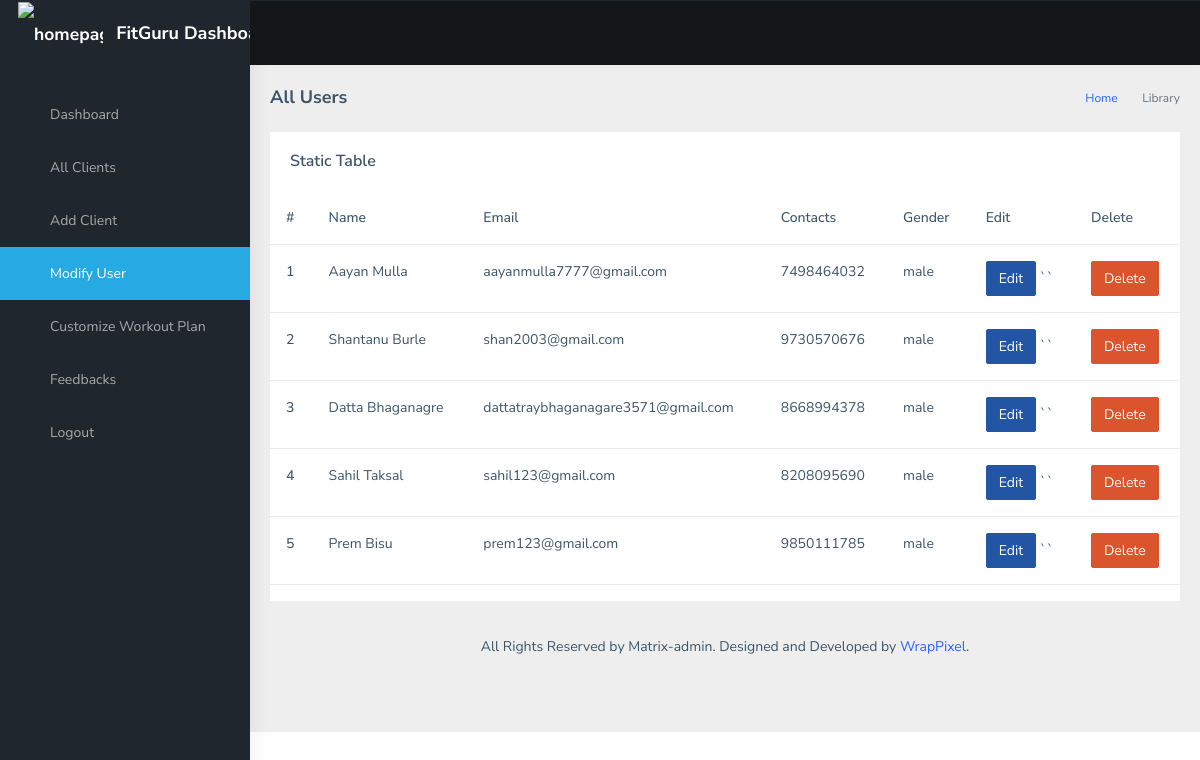
The app's page /modifyuser/ with its own data.
### application/models.py (models this page shows, shortened)
class verfiedusers(models.Model):
    name = models.CharField(max_length=255)
    email = models.EmailField(max_length=255)
    phone = models.CharField(max_length=10)
    gender = models.CharField(max_length=10)

### application/views.py (the view)
# urls.py: path('modifyuser/', views.modifyuser, name='modifyuser'),
def modifyuser(request):
    infoadmin = verfiedusers.objects.all()
    alldata = {'allinformation':infoadmin}
    return render(request, 'admin_dashboard/html/modifyuser.html',alldata)

### templates/admin_dashboard/html/modifyuser.html (shortened to what this page needs)
{% load static %}
<!DOCTYPE html>
<html dir="ltr" lang="en">
  <head>
    <link href="{% static 'dashboard/assets/libs/flot/css/float-chart.css' %}" rel="stylesheet" />
    <link href="{% static 'dashboard/dist/css/style.min.css' %}" rel="stylesheet" />
  </head>
  <body>
    <div
      id="main-wrapper"
      data-layout="vertical"
      data-navbarbg="skin5"
      data-sidebartype="full"
      data-sidebar-position="absolute"
      data-header-position="absolute"
      data-boxed-layout="full"
    >
      <header class="topbar" data-navbarbg="skin5">
        <nav class="navbar top-navbar navbar-expand-md navbar-dark">
          <div class="navbar-header" data-logobg="skin5">
            <a class="navbar-brand" href="index.html">
              <b class="logo-icon ps-2">
                <img
                  src="{% static 'assets/img/logo.jpg' %}"
                  alt="homepage"
                  class="light-logo"
                  width="25"
                />
              </b>
              <span class="logo-text ms-2">
                 <h4 style="padding-top:10px;">FitGuru Dashboard</h4>
              </span>
            </a>
          </div>
          <div
            class="navbar-collapse collapse"
            id="navbarSupportedContent"
            data-navbarbg="skin5"
          >
            <ul class="navbar-nav float-start me-auto">
              <li class="nav-item d-none d-lg-block">
                <a
                  class="nav-link sidebartoggler waves-effect waves-light"
                  href="javascript:void(0)"
                  data-sidebartype="mini-sidebar"
                  ><i class="mdi mdi-menu font-24"></i
                ></a>
              </li>
            </ul>
          </div>
        </nav>
      </header>
      <aside class="left-sidebar" data-sidebarbg="skin5">
        <div class="scroll-sidebar">
          <nav class="sidebar-nav">
            <ul id="sidebarnav" class="pt-4">
              <li class="sidebar-item">
                <a
                  class="sidebar-link waves-effect waves-dark sidebar-link"
                  href="{% url 'dashboard' %}"
                  aria-expanded="false"
                  ><i class="mdi mdi-view-dashboard"></i
                  ><span class="hide-menu">Dashboard</span></a
                >
              </li>
              <li class="sidebar-item">
                <a class="sidebar-link waves-effect waves-dark sidebar-link"
                  href="{% url 'alluser' %}"
                  aria-expanded="false"
                  ><i class="mdi mdi-chart-bar"></i
                  ><span class="hide-menu">All Clients</span></a>
              </li>
              <li class="sidebar-item">
                <a class="sidebar-link waves-effect waves-dark sidebar-link"
                  href="{% url 'adduser' %}"
                  aria-expanded="false"
                  ><i class="mdi mdi-chart-bar"></i
                  ><span class="hide-menu">Add Client</span></a>
              </li>
              <li class="sidebar-item">
                <a
                  class="sidebar-link waves-effect waves-dark sidebar-link"
                  href="{% url 'modifyuser' %}"
                  aria-expanded="false"
                  ><i class="mdi mdi-chart-bubble"></i
                  ><span class="hide-menu">Modify User</span></a
                >
              </li>
              <li class="sidebar-item">
                <a
                  class="sidebar-link waves-effect waves-dark sidebar-link"
                  href="{% url 'precustomplan' %}"
                  aria-expanded="false"
                  ><i class="mdi mdi-blur-linear"></i
                  ><span class="hide-menu">Customize Workout Plan </span></a
                >
              </li>
              <li class="sidebar-item">
                <a
                  class="sidebar-link waves-effect waves-dark sidebar-link"
                  href="{% url 'feedbacks' %}"
                  aria-expanded="false"
                  ><i class="mdi mdi-blur-linear"></i
                  ><span class="hide-menu">Feedbacks </span></a
                >
              </li>
              <li class="sidebar-item">
                <a
                  class="sidebar-link waves-effect waves-dark sidebar-link"
                  href="{% url 'logout' %}"
                  aria-expanded="false"
                  ><i class="mdi mdi-relative-scale"></i
                  ><span class="hide-menu">Logout</span></a
                >
              </li>
          </nav>
        </div>
      </aside>
      <div class="page-wrapper">
        <div class="page-breadcrumb">
          <div class="row">
            <div class="col-12 d-flex no-block align-items-center">
              <h4 class="page-title">All Users</h4>
              <div class="ms-auto text-end">
                <nav aria-label="breadcrumb">
                  <ol class="breadcrumb">
                    <li class="breadcrumb-item"><a href="#">Home</a></li>
                    <li class="breadcrumb-item active" aria-current="page">
                      Library
                    </li>
                  </ol>
                </nav>
              </div>
            </div>
          </div>
        </div>
        <div class="container-fluid">
            <div class="row">
              <div class="col-12">
                <div class="card">
                  <div class="card-body">
                    <h5 class="card-title mb-0">Static Table</h5>
                  </div>
                  <table class="table">
                    <thead>
                      <tr>
                        <th scope="col">#</th>
                        <th scope="col">Name</th>
                        <th scope="col">Email</th>
                        <th scope="col">Contacts</th>
                        <th scope="col">Gender</th>
                        <th>Edit</th>
                        <th>Delete</th>
                      </tr>
                    </thead>
                    <tbody>
                        {% for x in allinformation %}
                        <tr>
                        <th scope="row">{{ forloop.counter }}</th>
                        <td>{{ x.name }} </td>
                        <td>{{ x.email }}</td>
                        <td>{{ x.phone }}</td>
                        <td>{{ x.gender }}</td>
                        <td>
                          <a href="{% url 'edit_record' x.id %}"> <button type="button" class="btn btn-info"> Edit </button>
                          </a>
                     `` </td>
                        <td>
                          <form action="{% url 'delete_record' x.id %}" method="POST" onsubmit="return confirm('Are you sure, you want to delete record..')">
                          <input type="submit" value="Delete" class="btn btn-danger" >
                          </form>
                          </td>
                        </tr>
                    {%  endfor %}
                  </tbody>
                  </table>
                </div>
        <footer class="footer text-center">
          All Rights Reserved by Matrix-admin. Designed and Developed by
          <a href="https://www.wrappixel.com">WrapPixel</a>.
        </footer>
      </div>
    </div>
  </body>
</html>

### records on screen
verfiedusers: name "Aayan Mulla", email "aayanmulla7777@gmail.com", phone "7498464032", gender "male"
verfiedusers: name "Shantanu Burle", email "shan2003@gmail.com", phone "9730570676", gender "male"
verfiedusers: name "Datta Bhaganagre", email "dattatraybhaganagare3571@gmail.com", phone "8668994378", gender "male"
verfiedusers: name "Sahil Taksal", email "sahil123@gmail.com", phone "8208095690", gender "male"
verfiedusers: name "Prem Bisu", email "prem123@gmail.com", phone "9850111785", gender "male"
